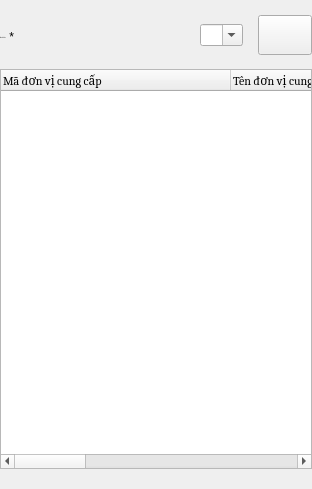
                            <widget class="QWidget" name="widget_26" native="true">
                             <property name="sizePolicy">
                              <sizepolicy hsizetype="Expanding" vsizetype="Preferred">
                               <horstretch>0</horstretch>
                               <verstretch>0</verstretch>
                              </sizepolicy>
                             </property>
                             <property name="minimumSize">
                              <size>
                               <width>0</width>
                               <height>0</height>
                              </size>
                             </property>
                             <property name="maximumSize">
                              <size>
                               <width>16777215</width>
                               <height>16777215</height>
                              </size>
                             </property>
                             <layout class="QVBoxLayout" name="verticalLayout_12">
                              <property name="spacing">
                               <number>0</number>
                              </property>
                              <property name="leftMargin">
                               <number>0</number>
                              </property>
                              <property name="topMargin">
                               <number>0</number>
                              </property>
                              <property name="rightMargin">
                               <number>0</number>
                              </property>
                              <property name="bottomMargin">
                               <number>0</number>
                              </property>
                              <item>
                               <widget class="QWidget" name="widget_14" native="true">
                                <layout class="QHBoxLayout" name="horizontalLayout_14">
                                 <property name="spacing">
                                  <number>0</number>
                                 </property>
                                 <property name="leftMargin">
                                  <number>0</number>
                                 </property>
                                 <property name="topMargin">
                                  <number>0</number>
                                 </property>
                                 <property name="rightMargin">
                                  <number>0</number>
                                 </property>
                                 <property name="bottomMargin">
                                  <number>0</number>
                                 </property>
                                 <item>
                                  <layout class="QHBoxLayout" name="formInput_5">
                                   <property name="spacing">
                                    <number>0</number>
                                   </property>
                                   <property name="topMargin">
                                    <number>0</number>
                                   </property>
                                   <item alignment="Qt::AlignTop">
                                    <widget class="QWidget" name="label_product_1" native="true">
                                     <property name="minimumSize">
                                      <size>
                                       <width>200</width>
                                       <height>0</height>
                                      </size>
                                     </property>
                                     <property name="maximumSize">
                                      <size>
                                       <width>200</width>
                                       <height>16777215</height>
                                      </size>
                                     </property>
                                     <layout class="QHBoxLayout" name="horizontalLayout_2">
                                      <property name="spacing">
                                       <number>0</number>
                                      </property>
                                      <property name="leftMargin">
                                       <number>0</number>
                                      </property>
                                      <property name="topMargin">
                                       <number>30</number>
                                      </property>
                                      <property name="rightMargin">
                                       <number>0</number>
                                      </property>
                                      <property name="bottomMargin">
                                       <number>0</number>
                                      </property>
                                      <item>
                                       <widget class="QLabel" name="label_2">
                                        <property name="font">
                                         <font>
                                          <family>Cambria</family>
                                          <pointsize>-1</pointsize>
                                          <bold>false</bold>
                                         </font>
                                        </property>
                                        <property name="text">
                                         <string>Nhà cung cấp</string>
                                        </property>
                                       </widget>
                                      </item>
                                      <item>
                                       <widget class="QLabel" name="label_required_1">
                                        <property name="sizePolicy">
                                         <sizepolicy hsizetype="Expanding" vsizetype="Preferred">
                                          <horstretch>0</horstretch>
                                          <verstretch>0</verstretch>
                                         </sizepolicy>
                                        </property>
                                        <property name="text">
                                         <string> *</string>
                                        </property>
                                       </widget>
                                      </item>
                                     </layout>
                                    </widget>
                                   </item>
                                   <item>
                                    <widget class="QWidget" name="widget_15" native="true">
                                     <property name="maximumSize">
                                      <size>
                                       <width>16777215</width>
                                       <height>16777215</height>
                                      </size>
                                     </property>
                                     <layout class="QVBoxLayout" name="verticalLayout_16">
                                      <property name="spacing">
                                       <number>0</number>
                                      </property>
                                      <property name="leftMargin">
                                       <number>0</number>
                                      </property>
                                      <property name="topMargin">
                                       <number>15</number>
                                      </property>
                                      <property name="rightMargin">
                                       <number>0</number>
                                      </property>
                                      <property name="bottomMargin">
                                       <number>0</number>
                                      </property>
                                      <item>
                                       <widget class="QWidget" name="widget_29" native="true">
                                        <layout class="QVBoxLayout" name="verticalLayout_22">
                                         <property name="spacing">
                                          <number>0</number>
                                         </property>
                                         <property name="leftMargin">
                                          <number>0</number>
                                         </property>
                                         <property name="topMargin">
                                          <number>0</number>
                                         </property>
                                         <property name="rightMargin">
                                          <number>0</number>
                                         </property>
                                         <property name="bottomMargin">
                                          <number>0</number>
                                         </property>
                                         <item>
                                          <layout class="QHBoxLayout" name="horizontalLayout_30">
                                           <property name="spacing">
                                            <number>15</number>
                                           </property>
                                           <property name="bottomMargin">
                                            <number>0</number>
                                           </property>
                                           <item>
                                            <widget class="QComboBox" name="supplier_le">
                                             <property name="font">
                                              <font>
                                               <family>Cambria Math</family>
                                               <pointsize>-1</pointsize>
                                              </font>
                                             </property>
                                             <property name="mouseTracking">
                                              <bool>false</bool>
                                             </property>
                                             <property name="focusPolicy">
                                              <enum>Qt::StrongFocus</enum>
                                             </property>
                                             <property name="editable">
                                              <bool>true</bool>
                                             </property>
                                             <property name="placeholderText">
                                              <string>Tìm theo tên, số điện thoại,...</string>
                                             </property>
                                            </widget>
                                           </item>
                                           <item>
                                            <widget class="QPushButton" name="btn_add_order_user">
                                             <property name="minimumSize">
                                              <size>
                                               <width>54</width>
                                               <height>40</height>
                                              </size>
                                             </property>
                                             <property name="maximumSize">
                                              <size>
                                               <width>46</width>
                                               <height>16777215</height>
                                              </size>
                                             </property>
                                             <property name="font">
                                              <font>
                                               <family>Cambria</family>
                                               <pointsize>-1</pointsize>
                                              </font>
                                             </property>
                                             <property name="cursor">
                                              <cursorShape>PointingHandCursor</cursorShape>
                                             </property>
                                             <property name="text">
                                              <string/>
                                             </property>
                                             <property name="icon">
                                              <iconset resource="../resource.qrc">
                                               <normaloff>:/icon/resources/icon/multiple-images.svg</normaloff>:/icon/resources/icon/multiple-images.svg</iconset>
                                             </property>
                                             <property name="iconSize">
                                              <size>
                                               <width>24</width>
                                               <height>24</height>
                                              </size>
                                             </property>
                                            </widget>
                                           </item>
                                          </layout>
                                         </item>
                                        </layout>
                                       </widget>
                                      </item>
                                      <item>
                                       <widget class="QLabel" name="error_supplier">
                                        <property name="text">
                                         <string/>
                                        </property>
                                        <property name="margin">
                                         <number>0</number>
                                        </property>
                                       </widget>
                                      </item>
                                     </layout>
                                    </widget>
                                   </item>
                                  </layout>
                                 </item>
                                </layout>
                               </widget>
                              </item>
                              <item>
                               <widget class="QWidget" name="table_info_user_container" native="true">
                                <property name="minimumSize">
                                 <size>
                                  <width>0</width>
                                  <height>400</height>
                                 </size>
                                </property>
                                <layout class="QVBoxLayout" name="verticalLayout_18">
                                 <property name="spacing">
                                  <number>0</number>
                                 </property>
                                 <property name="leftMargin">
                                  <number>0</number>
                                 </property>
                                 <property name="topMargin">
                                  <number>0</number>
                                 </property>
                                 <property name="rightMargin">
                                  <number>0</number>
                                 </property>
                                 <property name="bottomMargin">
                                  <number>20</number>
                                 </property>
                                 <item>
                                  <widget class="QTableWidget" name="table_supplier">
                                   <property name="minimumSize">
                                    <size>
                                     <width>0</width>
                                     <height>400</height>
                                    </size>
                                   </property>
                                   <property name="frameShape">
                                    <enum>QFrame::StyledPanel</enum>
                                   </property>
                                   <property name="frameShadow">
                                    <enum>QFrame::Sunken</enum>
                                   </property>
                                   <property name="showGrid">
                                    <bool>true</bool>
                                   </property>
                                   <property name="gridStyle">
                                    <enum>Qt::CustomDashLine</enum>
                                   </property>
                                   <property name="rowCount">
                                    <number>0</number>
                                   </property>
                                   <attribute name="horizontalHeaderDefaultSectionSize">
                                    <number>230</number>
                                   </attribute>
                                   <attribute name="horizontalHeaderStretchLastSection">
                                    <bool>true</bool>
                                   </attribute>
                                   <attribute name="verticalHeaderVisible">
                                    <bool>false</bool>
                                   </attribute>
                                   <attribute name="verticalHeaderHighlightSections">
                                    <bool>false</bool>
                                   </attribute>
                                   <column>
                                    <property name="text">
                                     <string>Mã đơn vị cung cấp</string>
                                    </property>
                                    <property name="font">
                                     <font>
                                      <family>Cambria</family>
                                     </font>
                                    </property>
                                    <property name="textAlignment">
                                     <set>AlignLeading|AlignVCenter</set>
                                    </property>
                                   </column>
                                   <column>
                                    <property name="text">
                                     <string>Tên đơn vị cung cấp</string>
                                    </property>
                                    <property name="font">
                                     <font>
                                      <family>Cambria</family>
                                     </font>
                                    </property>
                                    <property name="textAlignment">
                                     <set>AlignLeading|AlignVCenter</set>
                                    </property>
                                   </column>
                                   <column>
                                    <property name="text">
                                     <string>Số điện thoại</string>
                                    </property>
                                    <property name="font">
                                     <font>
                                      <family>Cambria</family>
                                     </font>
                                    </property>
                                    <property name="textAlignment">
                                     <set>AlignLeading|AlignVCenter</set>
                                    </property>
                                   </column>
                                   <column>
                                    <property name="text">
                                     <string>Thao tác</string>
                                    </property>
                                    <property name="font">
                                     <font>
                                      <family>Cambria</family>
                                     </font>
                                    </property>
                                    <property name="textAlignment">
                                     <set>AlignLeading|AlignVCenter</set>
                                    </property>
                                   </column>
                                  </widget>
                                 </item>
                                </layout>
                               </widget>
                              </item>
                             </layout>
                            </widget>
